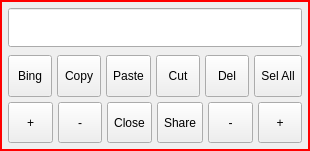
<?xml version="1.0" encoding="UTF-8"?>
<ui version="4.0">
 <class>TextSelector</class>
 <widget class="QDialog" name="TextSelector">
  <property name="geometry">
   <rect>
    <x>0</x>
    <y>0</y>
    <width>310</width>
    <height>151</height>
   </rect>
  </property>
  <property name="windowTitle">
   <string>Dialog</string>
  </property>
  <property name="styleSheet">
   <string notr="true">QDialog{	
	/*background-color: rgb(160,160,160);*/
	
	/*border-image:url(:/res/b.png);	*/

	border-style:solid;						
	border-width:2px;						
	border-color:rgb(255,0,0);	
	
}</string>
  </property>
  <layout class="QVBoxLayout" name="verticalLayout_2">
   <property name="spacing">
    <number>8</number>
   </property>
   <property name="leftMargin">
    <number>8</number>
   </property>
   <property name="topMargin">
    <number>8</number>
   </property>
   <property name="rightMargin">
    <number>8</number>
   </property>
   <property name="bottomMargin">
    <number>8</number>
   </property>
   <item>
    <widget class="QLineEdit" name="lineEdit">
     <property name="sizePolicy">
      <sizepolicy hsizetype="Expanding" vsizetype="Fixed">
       <horstretch>0</horstretch>
       <verstretch>0</verstretch>
      </sizepolicy>
     </property>
     <property name="font">
      <font>
       <pointsize>20</pointsize>
      </font>
     </property>
     <property name="focusPolicy">
      <enum>Qt::NoFocus</enum>
     </property>
     <property name="text">
      <string/>
     </property>
     <property name="readOnly">
      <bool>true</bool>
     </property>
    </widget>
   </item>
   <item>
    <widget class="QFrame" name="frame">
     <property name="frameShape">
      <enum>QFrame::NoFrame</enum>
     </property>
     <property name="frameShadow">
      <enum>QFrame::Raised</enum>
     </property>
     <layout class="QVBoxLayout" name="verticalLayout">
      <property name="spacing">
       <number>5</number>
      </property>
      <property name="leftMargin">
       <number>0</number>
      </property>
      <property name="topMargin">
       <number>0</number>
      </property>
      <property name="rightMargin">
       <number>0</number>
      </property>
      <property name="bottomMargin">
       <number>0</number>
      </property>
      <item>
       <layout class="QHBoxLayout" name="horizontalLayout">
        <item>
         <widget class="QToolButton" name="btnBing">
          <property name="sizePolicy">
           <sizepolicy hsizetype="Preferred" vsizetype="Preferred">
            <horstretch>0</horstretch>
            <verstretch>0</verstretch>
           </sizepolicy>
          </property>
          <property name="text">
           <string>Bing</string>
          </property>
          <property name="icon">
           <iconset resource="../../res.qrc">
            <normaloff>:/res/bing.svg</normaloff>:/res/bing.svg</iconset>
          </property>
          <property name="iconSize">
           <size>
            <width>25</width>
            <height>25</height>
           </size>
          </property>
         </widget>
        </item>
        <item>
         <widget class="QToolButton" name="btnCopy">
          <property name="sizePolicy">
           <sizepolicy hsizetype="Preferred" vsizetype="Preferred">
            <horstretch>0</horstretch>
            <verstretch>0</verstretch>
           </sizepolicy>
          </property>
          <property name="text">
           <string>Copy</string>
          </property>
          <property name="icon">
           <iconset resource="../../res.qrc">
            <normaloff>:/res/copy.svg</normaloff>:/res/copy.svg</iconset>
          </property>
          <property name="iconSize">
           <size>
            <width>25</width>
            <height>25</height>
           </size>
          </property>
         </widget>
        </item>
        <item>
         <widget class="QToolButton" name="btnPaste">
          <property name="sizePolicy">
           <sizepolicy hsizetype="Preferred" vsizetype="Preferred">
            <horstretch>0</horstretch>
            <verstretch>0</verstretch>
           </sizepolicy>
          </property>
          <property name="text">
           <string>Paste</string>
          </property>
          <property name="icon">
           <iconset resource="../../res.qrc">
            <normaloff>:/res/paste.svg</normaloff>:/res/paste.svg</iconset>
          </property>
          <property name="iconSize">
           <size>
            <width>25</width>
            <height>25</height>
           </size>
          </property>
         </widget>
        </item>
        <item>
         <widget class="QToolButton" name="btnCut">
          <property name="sizePolicy">
           <sizepolicy hsizetype="Preferred" vsizetype="Preferred">
            <horstretch>0</horstretch>
            <verstretch>0</verstretch>
           </sizepolicy>
          </property>
          <property name="text">
           <string>Cut</string>
          </property>
          <property name="icon">
           <iconset resource="../../res.qrc">
            <normaloff>:/res/cut.svg</normaloff>:/res/cut.svg</iconset>
          </property>
          <property name="iconSize">
           <size>
            <width>25</width>
            <height>25</height>
           </size>
          </property>
         </widget>
        </item>
        <item>
         <widget class="QToolButton" name="btnDel">
          <property name="sizePolicy">
           <sizepolicy hsizetype="Preferred" vsizetype="Preferred">
            <horstretch>0</horstretch>
            <verstretch>0</verstretch>
           </sizepolicy>
          </property>
          <property name="text">
           <string>Del</string>
          </property>
          <property name="icon">
           <iconset resource="../../res.qrc">
            <normaloff>:/res/delitem_l.svg</normaloff>:/res/delitem_l.svg</iconset>
          </property>
          <property name="iconSize">
           <size>
            <width>25</width>
            <height>25</height>
           </size>
          </property>
         </widget>
        </item>
        <item>
         <widget class="QToolButton" name="btnSetAll">
          <property name="sizePolicy">
           <sizepolicy hsizetype="Preferred" vsizetype="Preferred">
            <horstretch>0</horstretch>
            <verstretch>0</verstretch>
           </sizepolicy>
          </property>
          <property name="text">
           <string>Sel All</string>
          </property>
          <property name="icon">
           <iconset resource="../../res.qrc">
            <normaloff>:/res/selall.svg</normaloff>:/res/selall.svg</iconset>
          </property>
          <property name="iconSize">
           <size>
            <width>25</width>
            <height>25</height>
           </size>
          </property>
         </widget>
        </item>
       </layout>
      </item>
      <item>
       <layout class="QHBoxLayout" name="horizontalLayout_2">
        <item>
         <widget class="QToolButton" name="btnLeft1">
          <property name="sizePolicy">
           <sizepolicy hsizetype="Preferred" vsizetype="Preferred">
            <horstretch>0</horstretch>
            <verstretch>0</verstretch>
           </sizepolicy>
          </property>
          <property name="text">
           <string>+</string>
          </property>
          <property name="icon">
           <iconset resource="../../res.qrc">
            <normaloff>:/res/p1.svg</normaloff>:/res/p1.svg</iconset>
          </property>
          <property name="iconSize">
           <size>
            <width>25</width>
            <height>25</height>
           </size>
          </property>
         </widget>
        </item>
        <item>
         <widget class="QToolButton" name="btnLeft0">
          <property name="sizePolicy">
           <sizepolicy hsizetype="Preferred" vsizetype="Preferred">
            <horstretch>0</horstretch>
            <verstretch>0</verstretch>
           </sizepolicy>
          </property>
          <property name="text">
           <string>-</string>
          </property>
          <property name="icon">
           <iconset resource="../../res.qrc">
            <normaloff>:/res/p0.png</normaloff>:/res/p0.png</iconset>
          </property>
          <property name="iconSize">
           <size>
            <width>25</width>
            <height>25</height>
           </size>
          </property>
         </widget>
        </item>
        <item>
         <widget class="QToolButton" name="btnClose">
          <property name="sizePolicy">
           <sizepolicy hsizetype="Preferred" vsizetype="Preferred">
            <horstretch>0</horstretch>
            <verstretch>0</verstretch>
           </sizepolicy>
          </property>
          <property name="text">
           <string>Close</string>
          </property>
         </widget>
        </item>
        <item>
         <widget class="QToolButton" name="btnShareTxt">
          <property name="sizePolicy">
           <sizepolicy hsizetype="Preferred" vsizetype="Preferred">
            <horstretch>0</horstretch>
            <verstretch>0</verstretch>
           </sizepolicy>
          </property>
          <property name="text">
           <string>Share</string>
          </property>
         </widget>
        </item>
        <item>
         <widget class="QToolButton" name="btnRight0">
          <property name="sizePolicy">
           <sizepolicy hsizetype="Preferred" vsizetype="Preferred">
            <horstretch>0</horstretch>
            <verstretch>0</verstretch>
           </sizepolicy>
          </property>
          <property name="text">
           <string>-</string>
          </property>
          <property name="icon">
           <iconset resource="../../res.qrc">
            <normaloff>:/res/p0.png</normaloff>:/res/p0.png</iconset>
          </property>
          <property name="iconSize">
           <size>
            <width>25</width>
            <height>25</height>
           </size>
          </property>
         </widget>
        </item>
        <item>
         <widget class="QToolButton" name="btnRight1">
          <property name="sizePolicy">
           <sizepolicy hsizetype="Preferred" vsizetype="Preferred">
            <horstretch>0</horstretch>
            <verstretch>0</verstretch>
           </sizepolicy>
          </property>
          <property name="text">
           <string>+</string>
          </property>
          <property name="icon">
           <iconset resource="../../res.qrc">
            <normaloff>:/res/p1.svg</normaloff>:/res/p1.svg</iconset>
          </property>
          <property name="iconSize">
           <size>
            <width>25</width>
            <height>25</height>
           </size>
          </property>
         </widget>
        </item>
       </layout>
      </item>
     </layout>
    </widget>
   </item>
  </layout>
 </widget>
 <resources>
  <include location="../../res.qrc"/>
 </resources>
 <connections/>
</ui>
